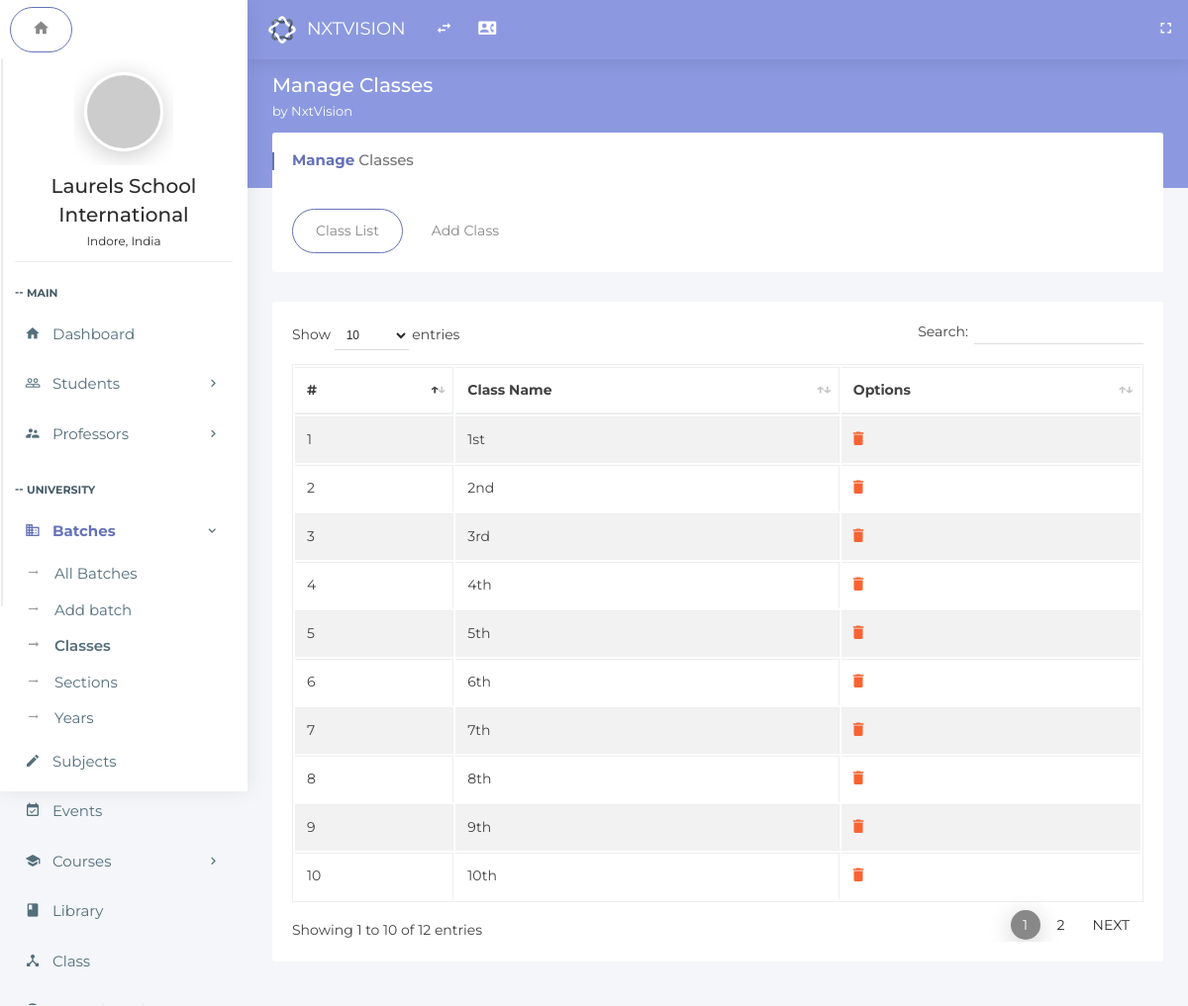
The app's page /index.php/classes with its own data.
### tables this page shows
CREATE TABLE `classes_list` (
  `id` int(11) NOT NULL,
  `class` text NOT NULL
);

### application/controllers/Classes.php (called while the page is built, shortened)
<?php
class Classes extends MY_Controller {
	public function index()
	{
        $this->load->model('Classes_model', '_classes');
        $data['result'] = $this->_classes->getAllClasses();
		$this->load->view('classes',$data);
	}
}

### index.php (called while the page is built, shortened)
<?php
require_once BASEPATH.'core/CodeIgniter.php';

### application/models/Classes_model.php (called while the page is built, shortened)
<?php
class Classes_model extends CI_Model
{
    public function getAllClasses()
    {
        $query = $this->db->get('classes_list');
        return $query;
    }
}

### application/views/classes.php (the view, shortened to what this page needs)
<!doctype html>
<html class="no-js " lang="en">
<head>
<link rel="stylesheet" href="assets/plugins/bootstrap/css/bootstrap.min.css">
<link rel="stylesheet" href="assets/plugins/jquery-datatable/dataTables.bootstrap4.min.css">
<link rel="stylesheet" href="assets/css/main.css">
<link rel="stylesheet" href="assets/css/color_skins.css">
<link rel="stylesheet" href="assets/plugins/sweetalert/sweetalert.css"/>
</head>
<body class="<?php echo $theme;?>">
<nav class="navbar p-l-5 p-r-5">
    <ul class="nav navbar-nav navbar-left">
        <li>
            <div class="navbar-header">
                <a class="navbar-brand" href="<?php echo site_url('dashboard');?>"><img src="assets/images/logo.svg" width="30" alt="Oreo"><span class="m-l-10"><?php echo $company_name;?></span></a>
            </div>
        </li>
        <li><a href="javascript:void(0);" class="ls-toggle-btn" data-close="true"><i class="zmdi zmdi-swap"></i></a></li>
         <li><a href="contact.html" title="Contact List"><i class="zmdi zmdi-account-box-phone"></i></a></li>
        <li class="float-right">
            <a href="javascript:void(0);" class="fullscreen hidden-sm-down" data-provide="fullscreen" data-close="true"><i class="zmdi zmdi-fullscreen"></i></a>
        </li>
    </ul>
</nav>
<?php include "leftside.php";?>
<section class="content">
    <div class="block-header">
        <div class="row">
            <div class="col-lg-7 col-md-6 col-sm-12">
                <h2>Manage Classes
                <small><?php echo $welcome_string;?></small>
                </h2>
            </div>
        </div>
    </div>
    <div class="container-fluid">
        <div class="row clearfix">
            <div class="col-lg-12">
                <div class="card">
                    <div class="header">
                        <h2><strong>Manage</strong> Classes</h2>
                    </div>
                    <div class="body">
                        <ul class="nav nav-tabs padding-0">
                            <li class="nav-item"><a class="nav-link active" data-toggle="tab" href="#sublist">Class List</a></li>
                            <li class="nav-item"><a class="nav-link" data-toggle="tab" href="#addsub">Add Class</a></li>
                        </ul>
                    </div>
                </div>
                <div class="tab-content">
                    <div class="tab-pane active" id="sublist">
                        <div class="card">
                            <div class="body">
                                <div class="table-responsive">
                                    <table class="table table-bordered table-striped table-hover js-basic-example dataTable">
                                        <thead>
                                            <tr>
                                                <th>#</th>
                                                <th>Class Name</th>
                                                <th>Options</th>
                                            </tr>
                                        </thead>
                                        <tbody>
                                            <?php
                                            if(isset($result))
                                            {
                      foreach ($result->result() as $row) {
                          ?>
                                            <tr>
                                                <td><?php echo $row->id; ?></td>
                                                <td><?php echo $row->class; ?></td>
                                                <td>
                                                    <a href="javascript:showConfirmMessage('<?php echo $row->id; ?>','<?php echo $row->class; ?>');"><i class="zmdi zmdi-delete"></i>
                                                    </a>
                                                </td>
                                            </tr>
                      <?php
                      }} ?>
                                        </tbody>
                                    </table>
                                </div>
                            </div>
                        </div>
                    </div>
                </div>
            </div>
        </div>
    </div>
</section>
</body>
</html>

### assets/css/color_skins.css (style rules this page uses)
.theme-purple .block-header h2 { color: #fff }
.theme-purple .block-header h2 small { color: #fff }
.theme-purple section.content:before { background-color: #8c99e0 }
.theme-purple .navbar, .theme-purple .page-loader-wrapper { background: #8c99e0 }
.theme-purple .nav-tabs .nav-link.active { border: 1px solid #6572b8 !important }
.theme-purple .card .header h2:before { background: #6572b8 }
.theme-purple .card .header h2 strong { color: #6572b8 }

### records on screen
classes_list: id "1", class "1st"
classes_list: id "2", class "2nd"
classes_list: id "3", class "3rd"
classes_list: id "4", class "4th"
classes_list: id "5", class "5th"
classes_list: id "6", class "6th"
classes_list: id "7", class "7th"
classes_list: id "8", class "8th"
classes_list: id "9", class "9th"
classes_list: id "10", class "10th"

### other values on screen
$company_name "NXTVISION"
$schoolname "Laurels School International"
$schoollocation "Indore, India"
$welcome_string "by NxtVision"
